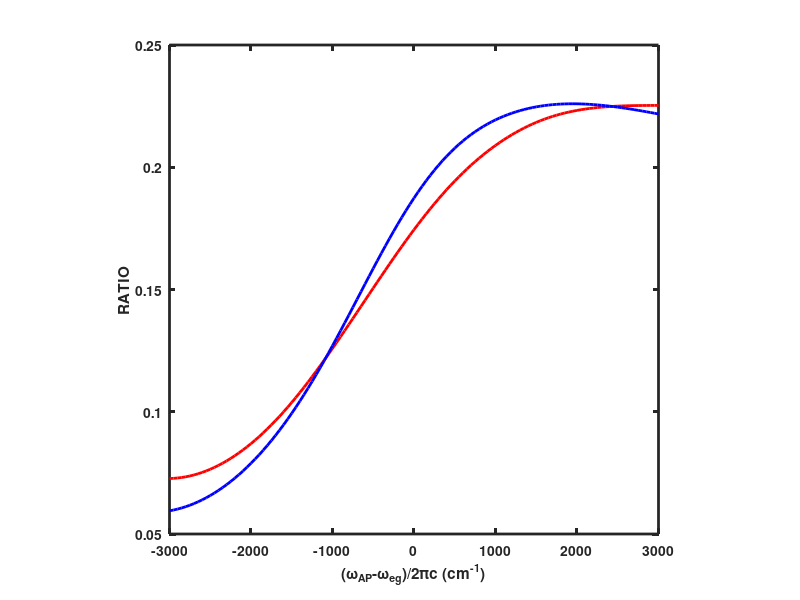
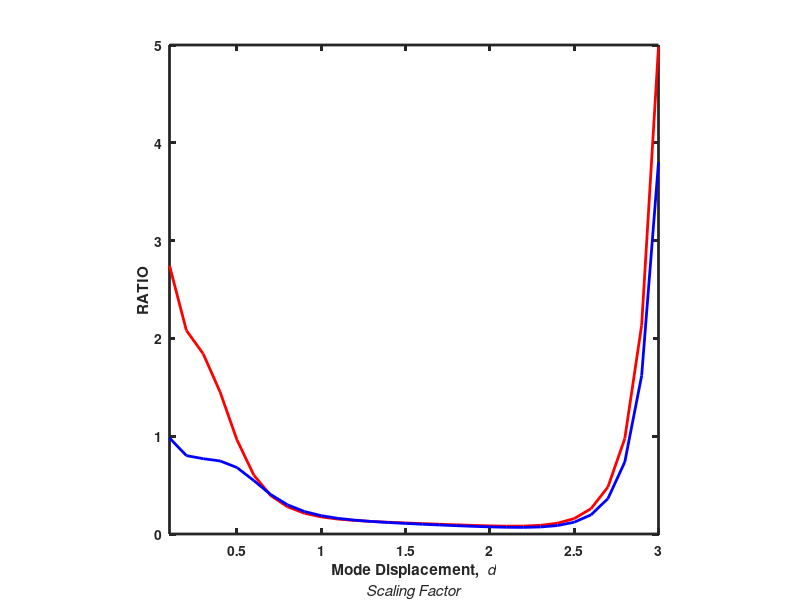

Reproduce these figures in MATLAB, in order. (Note: this script raises an error after producing the figures.)
% Load data from mat file
clear all
load FSRSOff
load 2dOffRR
load FSRS
load 2dRR

id=find(FSRS_OffRes_disps==1);
figure;plot(FSRS_OffRes_dws,(FSRS_OffRes_Ratio(id,:,1)+...
    FSRS_Res_Ratio(id,:,1)),'r-','Linewidth',2);hold on
plot(FSRS_OffRes_dws,(FSRS_OffRes_Ratio(id,:,2)+...
    FSRS_Res_Ratio(id,:,2)),'b-','Linewidth',2);
xlabel('(\omega_{AP}-\omega_{eg})/2\pic (cm^{-1})');ylabel('RATIO');
set(gca,'linewidth',2,'fontsize',10,'fontweight','bold');axis square;
hold off

iw=find(FSRS_OffRes_dws==0);
figure;plot(FSRS_OffRes_disps,(FSRS_OffRes_Ratio(:,iw,1)+...
    FSRS_Res_Ratio(:,iw,1)),'r-','Linewidth',2);hold on
plot(FSRS_OffRes_disps,(FSRS_OffRes_Ratio(:,iw,2)+...
    FSRS_Res_Ratio(:,iw,2)),'b-','Linewidth',2);xlim([0.1 inf])
xlabel({'Mode Displacement, \it d';'Scaling Factor'});ylabel('RATIO');
set(gca,'linewidth',2,'fontsize',10,'fontweight','bold');axis square;
hold off

id=find(OffRes_2dRR_disps==1);
figure;plot(OffRes_2dRR_dws,(OffRes_2dRR_Ratio(id,:,1)+...
    Res_2dRR_Ratio(id,:,1)),'r-','Linewidth',2);hold on
plot(OffRes_2dRR_dws,(OffRes_2dRR_Ratio(id,:,2)+...
    Res_2dRR_Ratio(id,:,2)),'b-','Linewidth',2);
xlabel('(\omega_{AP}-\omega_{eg})/2\pic (cm^{-1})');ylabel('RATIO');
set(gca,'linewidth',2,'fontsize',10,'fontweight','bold');axis square;
hold off

iw=find(OffRes_2dRR_dws==0);
figure;plot(OffRes_2dRR_disps,(OffRes_2dRR_Ratio(:,iw,1)+...
    Res_2dRR_Ratio(:,iw,1)),'r-','Linewidth',2);hold on
plot(OffRes_2dRR_disps,(OffRes_2dRR_Ratio(:,iw,2)+...
    Res_2dRR_Ratio(:,iw,2)),'b-','Linewidth',2);xlim([0.1 inf])
xlabel({'Mode Displacement, \it d';'Scaling Factor'});ylabel('RATIO');
set(gca,'linewidth',2,'fontsize',10,'fontweight','bold');axis square;
hold off

